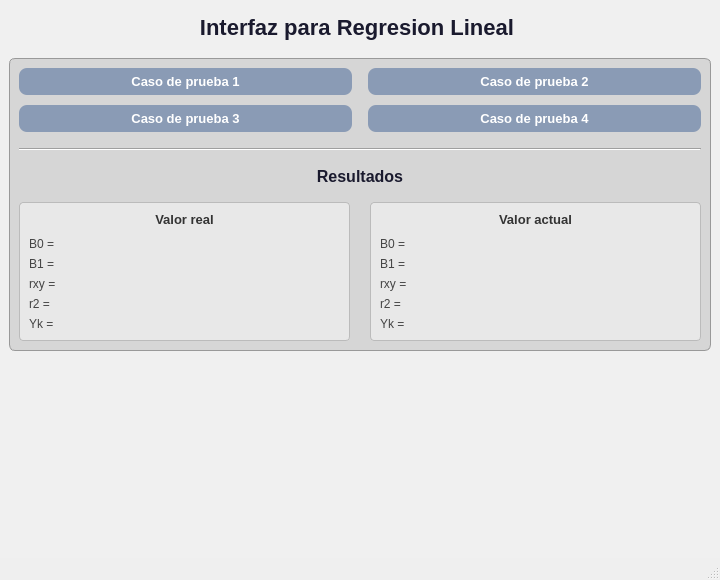
<?xml version="1.0" encoding="UTF-8"?>
<ui version="4.0">
 <class>MainWindow</class>
 <widget class="QMainWindow" name="MainWindow">
  <property name="geometry">
   <rect>
    <x>0</x>
    <y>0</y>
    <width>720</width>
    <height>580</height>
   </rect>
  </property>
  <property name="windowTitle">
   <string>Interfaz para el programa 1</string>
  </property>
  <widget class="QWidget" name="centralwidget">
   <property name="styleSheet">
    <string>
     QWidget#centralwidget {
       background-color: #f0f0f0;
     }
    </string>
   </property>
   <layout class="QVBoxLayout" name="layout_main">
    <property name="spacing">
     <number>12</number>
    </property>
    <property name="contentsMargins" stdset="0">
     <number>20</number>
    </property>
    <item>
     <widget class="QLabel" name="lbl_window_title">
      <property name="styleSheet">
       <string>
        QLabel#lbl_window_title {
          font-size: 22px;
          font-weight: bold;
          color: #1a1a2e;
          padding: 6px 0px;
        }
       </string>
      </property>
      <property name="text">
       <string>Interfaz para Regresion Lineal </string>
      </property>
      <property name="alignment">
       <set>Qt::AlignCenter</set>
      </property>
     </widget>
    </item>
    <item>
     <widget class="QFrame" name="frm_results_panel">
      <property name="styleSheet">
       <string>
        QFrame#frm_results_panel {
          background-color: #d6d6d6;
          border: 1px solid #999999;
          border-radius: 6px;
        }
       </string>
      </property>
      <property name="frameShape">
       <enum>QFrame::StyledPanel</enum>
      </property>
      <property name="frameShadow">
       <enum>QFrame::Raised</enum>
      </property>
      <layout class="QVBoxLayout" name="layout_panel">
       <property name="spacing">
        <number>16</number>
       </property>
       <property name="contentsMargins" stdset="0">
        <number>20</number>
       </property>
       <item>
        <layout class="QGridLayout" name="layout_buttons">
         <property name="horizontalSpacing">
          <number>16</number>
         </property>
         <property name="verticalSpacing">
          <number>10</number>
         </property>
         <item row="0" column="0">
          <widget class="QPushButton" name="btn_test_1">
           <property name="styleSheet">
            <string>
             QPushButton {
               background-color: #8a9bb5;
               color: white;
               font-size: 13px;
               font-weight: bold;
               border: none;
               border-radius: 8px;
               padding: 6px 18px;
             }
             QPushButton:hover {
               background-color: #6e85a3;
             }
             QPushButton:pressed {
               background-color: #536b8a;
             }
            </string>
           </property>
           <property name="text">
            <string>Caso de prueba 1</string>
           </property>
          </widget>
         </item>
         <item row="0" column="1">
          <widget class="QPushButton" name="btn_test_2">
           <property name="styleSheet">
            <string>
             QPushButton {
               background-color: #8a9bb5;
               color: white;
               font-size: 13px;
               font-weight: bold;
               border: none;
               border-radius: 8px;
               padding: 6px 18px;
             }
             QPushButton:hover {
               background-color: #6e85a3;
             }
             QPushButton:pressed {
               background-color: #536b8a;
             }
            </string>
           </property>
           <property name="text">
            <string>Caso de prueba 2</string>
           </property>
          </widget>
         </item>
         <item row="1" column="0">
          <widget class="QPushButton" name="btn_test_3">
           <property name="styleSheet">
            <string>
             QPushButton {
               background-color: #8a9bb5;
               color: white;
               font-size: 13px;
               font-weight: bold;
               border: none;
               border-radius: 8px;
               padding: 6px 18px;
             }
             QPushButton:hover {
               background-color: #6e85a3;
             }
             QPushButton:pressed {
               background-color: #536b8a;
             }
            </string>
           </property>
           <property name="text">
            <string>Caso de prueba 3</string>
           </property>
          </widget>
         </item>
         <item row="1" column="1">
          <widget class="QPushButton" name="btn_test_4">
           <property name="styleSheet">
            <string>
             QPushButton {
               background-color: #8a9bb5;
               color: white;
               font-size: 13px;
               font-weight: bold;
               border: none;
               border-radius: 8px;
               padding: 6px 18px;
             }
             QPushButton:hover {
               background-color: #6e85a3;
             }
             QPushButton:pressed {
               background-color: #536b8a;
             }
            </string>
           </property>
           <property name="text">
            <string>Caso de prueba 4</string>
           </property>
          </widget>
         </item>
        </layout>
       </item>
       <item>
        <widget class="QFrame" name="line_separator">
         <property name="styleSheet">
          <string>color: #aaaaaa;</string>
         </property>
         <property name="frameShape">
          <enum>QFrame::HLine</enum>
         </property>
         <property name="frameShadow">
          <enum>QFrame::Sunken</enum>
         </property>
        </widget>
       </item>
       <item>
        <widget class="QLabel" name="lbl_results_title">
         <property name="styleSheet">
          <string>
           QLabel#lbl_results_title {
             font-size: 16px;
             font-weight: bold;
             color: #1a1a2e;
           }
          </string>
         </property>
         <property name="text">
          <string>Resultados</string>
         </property>
         <property name="alignment">
          <set>Qt::AlignCenter</set>
         </property>
        </widget>
       </item>
       <item>
        <layout class="QHBoxLayout" name="layout_columns">
         <property name="spacing">
          <number>20</number>
         </property>
         <item>
          <widget class="QFrame" name="frm_real">
           <property name="styleSheet">
            <string>
             QFrame#frm_real {
               background-color: #e8e8e8;
               border: 1px solid #bbbbbb;
               border-radius: 4px;
             }
            </string>
           </property>
           <property name="frameShape">
            <enum>QFrame::StyledPanel</enum>
           </property>
           <layout class="QVBoxLayout" name="layout_real">
            <property name="spacing">
             <number>6</number>
            </property>
            <property name="contentsMargins" stdset="0">
             <number>10</number>
            </property>
            <item>
             <widget class="QLabel" name="lbl_title_real">
              <property name="styleSheet">
               <string>
                QLabel {
                  font-size: 13px;
                  font-weight: bold;
                  color: #333333;
                  padding-bottom: 4px;
                }
               </string>
              </property>
              <property name="text">
               <string>Valor real</string>
              </property>
              <property name="alignment">
               <set>Qt::AlignCenter</set>
              </property>
             </widget>
            </item>
            <item>
             <layout class="QHBoxLayout" name="row_real_b0">
              <item>
               <widget class="QLabel" name="lbl_key_real_b0">
                <property name="styleSheet">
                 <string>font-size:12px; color:#444;</string>
                </property>
                <property name="text">
                 <string>B0 =</string>
                </property>
               </widget>
              </item>
              <item>
               <widget class="QLabel" name="lbl_real_b0">
                <property name="styleSheet">
                 <string>font-size:12px; font-weight:bold; color:#1a1a2e;</string>
                </property>
                <property name="text">
                 <string/>
                </property>
                <property name="alignment">
                 <set>Qt::AlignRight|Qt::AlignTrailing|Qt::AlignVCenter</set>
                </property>
               </widget>
              </item>
             </layout>
            </item>
            <item>
             <layout class="QHBoxLayout" name="row_real_b1">
              <item>
               <widget class="QLabel" name="lbl_key_real_b1">
                <property name="styleSheet">
                 <string>font-size:12px; color:#444;</string>
                </property>
                <property name="text">
                 <string>B1 =</string>
                </property>
               </widget>
              </item>
              <item>
               <widget class="QLabel" name="lbl_real_b1">
                <property name="styleSheet">
                 <string>font-size:12px; font-weight:bold; color:#1a1a2e;</string>
                </property>
                <property name="text">
                 <string/>
                </property>
                <property name="alignment">
                 <set>Qt::AlignRight|Qt::AlignTrailing|Qt::AlignVCenter</set>
                </property>
               </widget>
              </item>
             </layout>
            </item>
            <item>
             <layout class="QHBoxLayout" name="row_real_rxy">
              <item>
               <widget class="QLabel" name="lbl_key_real_rxy">
                <property name="styleSheet">
                 <string>font-size:12px; color:#444;</string>
                </property>
                <property name="text">
                 <string>rxy =</string>
                </property>
               </widget>
              </item>
              <item>
               <widget class="QLabel" name="lbl_real_rxy">
                <property name="styleSheet">
                 <string>font-size:12px; font-weight:bold; color:#1a1a2e;</string>
                </property>
                <property name="text">
                 <string/>
                </property>
                <property name="alignment">
                 <set>Qt::AlignRight|Qt::AlignTrailing|Qt::AlignVCenter</set>
                </property>
               </widget>
              </item>
             </layout>
            </item>
            <item>
             <layout class="QHBoxLayout" name="row_real_r2">
              <item>
               <widget class="QLabel" name="lbl_key_real_r2">
                <property name="styleSheet">
                 <string>font-size:12px; color:#444;</string>
                </property>
                <property name="text">
                 <string>r2 =</string>
                </property>
               </widget>
              </item>
              <item>
               <widget class="QLabel" name="lbl_real_r2">
                <property name="styleSheet">
                 <string>font-size:12px; font-weight:bold; color:#1a1a2e;</string>
                </property>
                <property name="text">
                 <string/>
                </property>
                <property name="alignment">
                 <set>Qt::AlignRight|Qt::AlignTrailing|Qt::AlignVCenter</set>
                </property>
               </widget>
              </item>
             </layout>
            </item>
            <item>
             <layout class="QHBoxLayout" name="row_real_yk">
              <item>
               <widget class="QLabel" name="lbl_key_real_yk">
                <property name="styleSheet">
                 <string>font-size:12px; color:#444;</string>
                </property>
                <property name="text">
                 <string>Yk =</string>
                </property>
               </widget>
              </item>
              <item>
               <widget class="QLabel" name="lbl_real_yk">
                <property name="styleSheet">
                 <string>font-size:12px; font-weight:bold; color:#1a1a2e;</string>
                </property>
                <property name="text">
                 <string/>
                </property>
                <property name="alignment">
                 <set>Qt::AlignRight|Qt::AlignTrailing|Qt::AlignVCenter</set>
                </property>
               </widget>
              </item>
             </layout>
            </item>
           </layout>
          </widget>
         </item>
         <item>
          <widget class="QFrame" name="frm_calc">
           <property name="styleSheet">
            <string>
             QFrame#frm_calc {
               background-color: #e8e8e8;
               border: 1px solid #bbbbbb;
               border-radius: 4px;
             }
            </string>
           </property>
           <property name="frameShape">
            <enum>QFrame::StyledPanel</enum>
           </property>
           <layout class="QVBoxLayout" name="layout_calc">
            <property name="spacing">
             <number>6</number>
            </property>
            <property name="contentsMargins" stdset="0">
             <number>10</number>
            </property>
            <item>
             <widget class="QLabel" name="lbl_title_calc">
              <property name="styleSheet">
               <string>
                QLabel {
                  font-size: 13px;
                  font-weight: bold;
                  color: #333333;
                  padding-bottom: 4px;
                }
               </string>
              </property>
              <property name="text">
               <string>Valor actual</string>
              </property>
              <property name="alignment">
               <set>Qt::AlignCenter</set>
              </property>
             </widget>
            </item>
            <item>
             <layout class="QHBoxLayout" name="row_calc_b0">
              <item>
               <widget class="QLabel" name="lbl_key_calc_b0">
                <property name="styleSheet">
                 <string>font-size:12px; color:#444;</string>
                </property>
                <property name="text">
                 <string>B0 =</string>
                </property>
               </widget>
              </item>
              <item>
               <widget class="QLabel" name="lbl_calc_b0">
                <property name="styleSheet">
                 <string>font-size:12px; font-weight:bold; color:#1a4d2e;</string>
                </property>
                <property name="text">
                 <string/>
                </property>
                <property name="alignment">
                 <set>Qt::AlignRight|Qt::AlignTrailing|Qt::AlignVCenter</set>
                </property>
               </widget>
              </item>
             </layout>
            </item>
            <item>
             <layout class="QHBoxLayout" name="row_calc_b1">
              <item>
               <widget class="QLabel" name="lbl_key_calc_b1">
                <property name="styleSheet">
                 <string>font-size:12px; color:#444;</string>
                </property>
                <property name="text">
                 <string>B1 =</string>
                </property>
               </widget>
              </item>
              <item>
               <widget class="QLabel" name="lbl_calc_b1">
                <property name="styleSheet">
                 <string>font-size:12px; font-weight:bold; color:#1a4d2e;</string>
                </property>
                <property name="text">
                 <string/>
                </property>
                <property name="alignment">
                 <set>Qt::AlignRight|Qt::AlignTrailing|Qt::AlignVCenter</set>
                </property>
               </widget>
              </item>
             </layout>
            </item>
            <item>
             <layout class="QHBoxLayout" name="row_calc_rxy">
              <item>
               <widget class="QLabel" name="lbl_key_calc_rxy">
                <property name="styleSheet">
                 <string>font-size:12px; color:#444;</string>
                </property>
                <property name="text">
                 <string>rxy =</string>
                </property>
               </widget>
              </item>
              <item>
               <widget class="QLabel" name="lbl_calc_rxy">
                <property name="styleSheet">
                 <string>font-size:12px; font-weight:bold; color:#1a4d2e;</string>
                </property>
                <property name="text">
                 <string/>
                </property>
                <property name="alignment">
                 <set>Qt::AlignRight|Qt::AlignTrailing|Qt::AlignVCenter</set>
                </property>
               </widget>
              </item>
             </layout>
            </item>
            <item>
             <layout class="QHBoxLayout" name="row_calc_r2">
              <item>
               <widget class="QLabel" name="lbl_key_calc_r2">
                <property name="styleSheet">
                 <string>font-size:12px; color:#444;</string>
                </property>
                <property name="text">
                 <string>r2 =</string>
                </property>
               </widget>
              </item>
              <item>
               <widget class="QLabel" name="lbl_calc_r2">
                <property name="styleSheet">
                 <string>font-size:12px; font-weight:bold; color:#1a4d2e;</string>
                </property>
                <property name="text">
                 <string/>
                </property>
                <property name="alignment">
                 <set>Qt::AlignRight|Qt::AlignTrailing|Qt::AlignVCenter</set>
                </property>
               </widget>
              </item>
             </layout>
            </item>
            <item>
             <layout class="QHBoxLayout" name="row_calc_yk">
              <item>
               <widget class="QLabel" name="lbl_key_calc_yk">
                <property name="styleSheet">
                 <string>font-size:12px; color:#444;</string>
                </property>
                <property name="text">
                 <string>Yk =</string>
                </property>
               </widget>
              </item>
              <item>
               <widget class="QLabel" name="lbl_calc_yk">
                <property name="styleSheet">
                 <string>font-size:12px; font-weight:bold; color:#1a4d2e;</string>
                </property>
                <property name="text">
                 <string/>
                </property>
                <property name="alignment">
                 <set>Qt::AlignRight|Qt::AlignTrailing|Qt::AlignVCenter</set>
                </property>
               </widget>
              </item>
             </layout>
            </item>
           </layout>
          </widget>
         </item>
        </layout>
       </item>
      </layout>
     </widget>
    </item>
    <item>
     <spacer name="spacer_bottom">
      <property name="orientation">
       <enum>Qt::Vertical</enum>
      </property>
      <property name="sizeHint" stdset="0">
       <size>
        <width>20</width>
        <height>10</height>
       </size>
      </property>
     </spacer>
    </item>
   </layout>
  </widget>
  <widget class="QMenuBar" name="menubar">
   <property name="geometry">
    <rect>
     <x>0</x>
     <y>0</y>
     <width>720</width>
     <height>26</height>
    </rect>
   </property>
  </widget>
  <widget class="QStatusBar" name="statusbar"/>
 </widget>
 <resources/>
 <connections/>
</ui>
